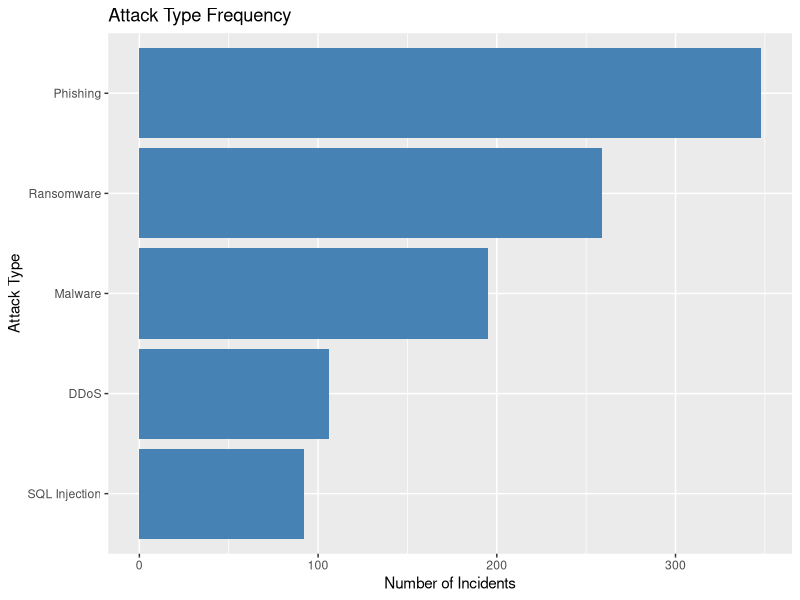
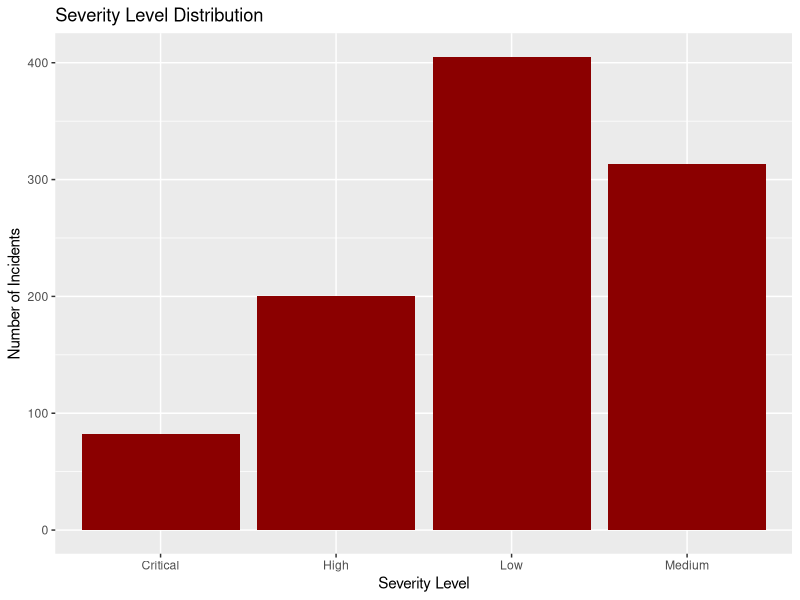
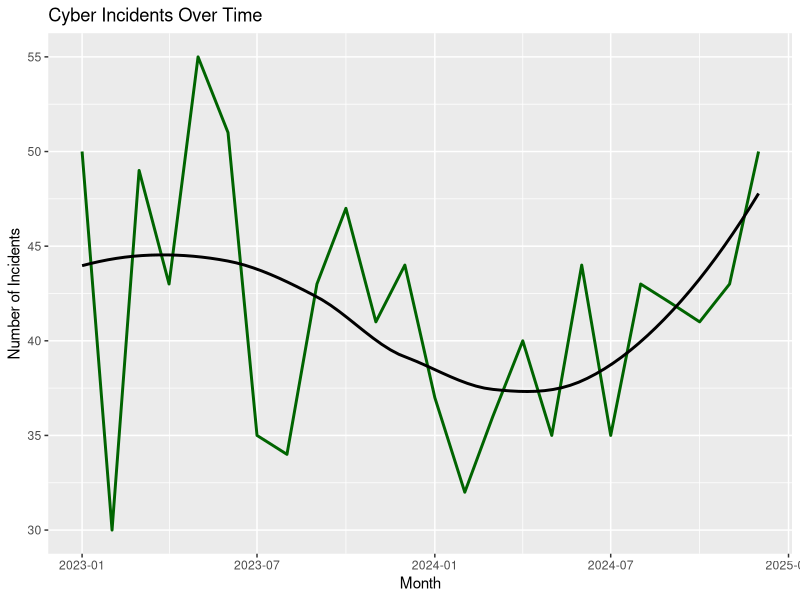
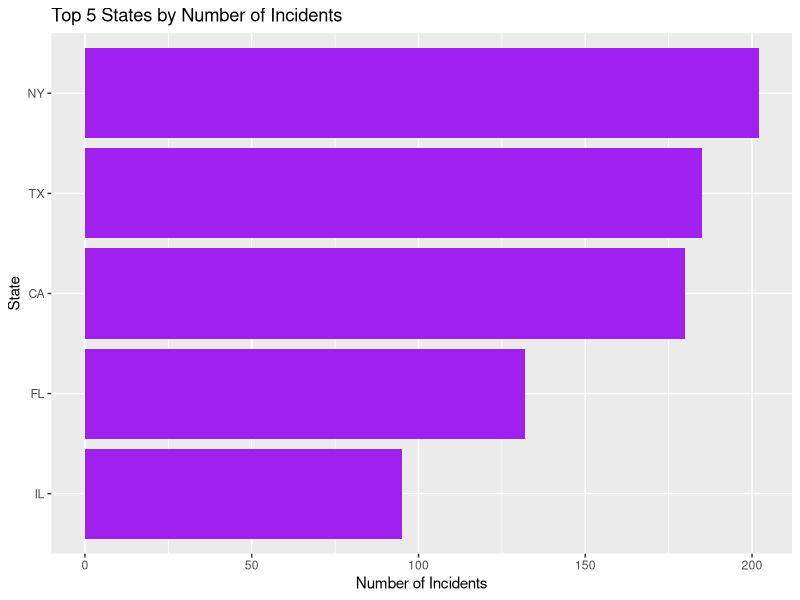

Write the R code that produced these figures, in order.
# ================================================
# FBI Mock Project: Cyberattack Pattern Analysis
# Author: [Your Name]
# Purpose: Simulate FBI Cybersecurity Data Investigation
# ================================================

# -----------------------------------------
# Load Required Libraries
# -----------------------------------------

# 'tidyverse' contains packages like dplyr and ggplot2 for data manipulation and plotting.
# 'lubridate' makes working with dates easier (especially month extraction).
library(tidyverse)
library(lubridate)

# -----------------------------------------
# 1. Generate Mock Cyberattack Dataset
# -----------------------------------------

# Set a random seed for reproducibility.
# This ensures that every time you run the code, you get the same random results.
set.seed(123)

# Define the possible categories for each variable based on realistic cyberattacks.
attack_types <- c("Phishing", "Ransomware", "Malware", "SQL Injection", "DDoS")
sectors <- c("Healthcare", "Banking", "Education", "Government", "Retail")
severity_levels <- c("Low", "Medium", "High", "Critical")
states <- c("CA", "NY", "TX", "FL", "IL", "GA", "PA", "OH", "NC", "MI")

# Set the number of incidents you want to simulate.
n <- 1000

# Create the dataset using 'tibble' for easy viewing and manipulation.
cyber_data <- tibble(
  incident_id = 1:n,  # Unique identifier for each event.
  
  # Randomly assign attack types with some probabilities.
  attack_type = sample(
    attack_types,
    n,
    replace = TRUE,
    prob = c(0.35, 0.25, 0.2, 0.1, 0.1)  # Phishing is more common than DDoS.
  ),
  
  # Randomly assign a target sector.
  target_sector = sample(
    sectors,
    n,
    replace = TRUE
  ),
  
  # Assign random incident dates between Jan 1, 2023, and Dec 31, 2024.
  incident_date = sample(
    seq(as.Date('2023-01-01'), as.Date('2024-12-31'), by="day"),
    n,
    replace = TRUE
  ),
  
  # Assign severity levels, more likely to be Low or Medium.
  severity_level = sample(
    severity_levels,
    n,
    replace = TRUE,
    prob = c(0.4, 0.3, 0.2, 0.1)
  ),
  
  # Assign locations, some states have a higher chance (e.g., CA and NY).
  reported_location = sample(
    states,
    n,
    replace = TRUE,
    prob = c(0.2, 0.2, 0.15, 0.15, 0.1, 0.05, 0.05, 0.05, 0.025, 0.025)
  ),
  
  # Assign an estimated financial loss, randomly from $100 to $5,000,000.
  estimated_loss_usd = round(runif(n, min = 100, max = 5000000), 2)
)

# Quickly inspect the first few rows of the dataset.
head(cyber_data)

# Save the dataset to a CSV file so you can use it later or share it.
write_csv(cyber_data, "cyber_incidents_mock.csv")

# -----------------------------------------
# 2. Exploratory Data Analysis (EDA)
# -----------------------------------------

# We now explore the data to detect patterns and hotspots.

# a) Attack Type Frequency
# How many times did each type of attack occur?
attack_freq <- cyber_data %>%
  count(attack_type, sort = TRUE)

# Print results
print(attack_freq)

# b) Target Sector Distribution
# What industries are being attacked most?
sector_freq <- cyber_data %>%
  count(target_sector, sort = TRUE)

# Print results
print(sector_freq)

# c) Severity Level Distribution
# How severe are the incidents overall?
severity_freq <- cyber_data %>%
  count(severity_level, sort = TRUE)

# Print results
print(severity_freq)

# d) Total Financial Loss by Attack Type
# Which attack types are causing the most money loss?
loss_by_attack <- cyber_data %>%
  group_by(attack_type) %>%
  summarize(
    total_loss = sum(estimated_loss_usd),
    avg_loss = mean(estimated_loss_usd),
    .groups = 'drop'
  )

# Print results
print(loss_by_attack)

# -----------------------------------------
# 3. Simple Visualizations
# -----------------------------------------

# a) Attack Frequency by Type
cyber_data %>%
  count(attack_type) %>%
  ggplot(aes(x = reorder(attack_type, n), y = n)) +
  geom_col(fill = "steelblue") +
  coord_flip() +
  labs(
    title = "Attack Type Frequency",
    x = "Attack Type",
    y = "Number of Incidents"
  )

# Explanation:
# - `reorder()` sorts bars by count.
# - `coord_flip()` flips x and y for horizontal bars (easier to read).

# b) Severity Levels Across Incidents
cyber_data %>%
  count(severity_level) %>%
  ggplot(aes(x = severity_level, y = n)) +
  geom_col(fill = "darkred") +
  labs(
    title = "Severity Level Distribution",
    x = "Severity Level",
    y = "Number of Incidents"
  )

# c) Incidents Over Time (Trend)
cyber_data %>%
  mutate(month = floor_date(incident_date, "month")) %>%
  count(month) %>%
  ggplot(aes(x = month, y = n)) +
  geom_line(color = "darkgreen", size = 1) +
  geom_smooth(method = "loess", se = FALSE, color = "black") +
  labs(
    title = "Cyber Incidents Over Time",
    x = "Month",
    y = "Number of Incidents"
  )

# Explanation:
# - `floor_date()` rounds dates to months.
# - `geom_smooth()` adds a smoothed trend line to visualize general growth or decline.

# -----------------------------------------
# 4. (Optional) Hotspot Detection
# -----------------------------------------

# Top 5 states with most incidents
hotspot_states <- cyber_data %>%
  count(reported_location, sort = TRUE) %>%
  top_n(5)

print(hotspot_states)

# Bar chart of top states
hotspot_states %>%
  ggplot(aes(x = reorder(reported_location, n), y = n)) +
  geom_col(fill = "purple") +
  coord_flip() +
  labs(
    title = "Top 5 States by Number of Incidents",
    x = "State",
    y = "Number of Incidents"
  )

# -----------------------------------------
# 5. Save Outputs
# -----------------------------------------

# Save important tables as CSVs if needed
write_csv(attack_freq, "attack_frequency.csv")
write_csv(sector_freq, "sector_distribution.csv")
write_csv(loss_by_attack, "loss_by_attack.csv")
write_csv(hotspot_states, "hotspot_states.csv")

# ================================================
# End of FBI Cybersecurity Mock Project Script
# ================================================
